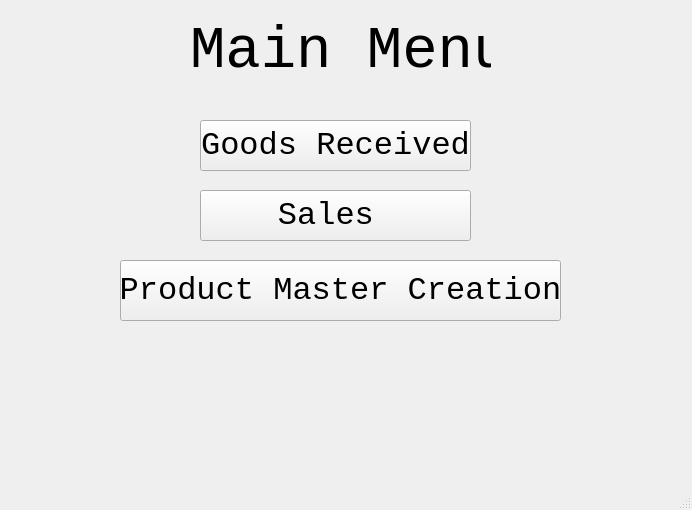
<?xml version="1.0" encoding="UTF-8"?>
<ui version="4.0">
 <class>MainWindow</class>
 <widget class="QMainWindow" name="MainWindow">
  <property name="geometry">
   <rect>
    <x>0</x>
    <y>0</y>
    <width>692</width>
    <height>510</height>
   </rect>
  </property>
  <property name="windowTitle">
   <string>Main Menu</string>
  </property>
  <widget class="QWidget" name="centralwidget">
   <widget class="QLabel" name="label">
    <property name="geometry">
     <rect>
      <x>190</x>
      <y>20</y>
      <width>301</width>
      <height>61</height>
     </rect>
    </property>
    <property name="font">
     <font>
      <family>Consolas</family>
      <pointsize>44</pointsize>
     </font>
    </property>
    <property name="text">
     <string>Main Menu</string>
    </property>
   </widget>
   <widget class="QPushButton" name="goods_btn">
    <property name="geometry">
     <rect>
      <x>200</x>
      <y>120</y>
      <width>271</width>
      <height>51</height>
     </rect>
    </property>
    <property name="font">
     <font>
      <family>Consolas</family>
      <pointsize>24</pointsize>
     </font>
    </property>
    <property name="text">
     <string>Goods Received</string>
    </property>
   </widget>
   <widget class="QPushButton" name="sales_btn">
    <property name="geometry">
     <rect>
      <x>200</x>
      <y>190</y>
      <width>271</width>
      <height>51</height>
     </rect>
    </property>
    <property name="font">
     <font>
      <family>Consolas</family>
      <pointsize>24</pointsize>
     </font>
    </property>
    <property name="text">
     <string>Sales </string>
    </property>
   </widget>
   <widget class="QPushButton" name="product_btn">
    <property name="geometry">
     <rect>
      <x>120</x>
      <y>260</y>
      <width>441</width>
      <height>61</height>
     </rect>
    </property>
    <property name="font">
     <font>
      <family>Consolas</family>
      <pointsize>24</pointsize>
     </font>
    </property>
    <property name="text">
     <string>Product Master Creation</string>
    </property>
   </widget>
   <zorder>goods_btn</zorder>
   <zorder>sales_btn</zorder>
   <zorder>product_btn</zorder>
   <zorder>label</zorder>
  </widget>
  <widget class="QMenuBar" name="menubar">
   <property name="geometry">
    <rect>
     <x>0</x>
     <y>0</y>
     <width>692</width>
     <height>22</height>
    </rect>
   </property>
  </widget>
  <widget class="QStatusBar" name="statusbar"/>
 </widget>
 <resources/>
 <connections/>
</ui>
